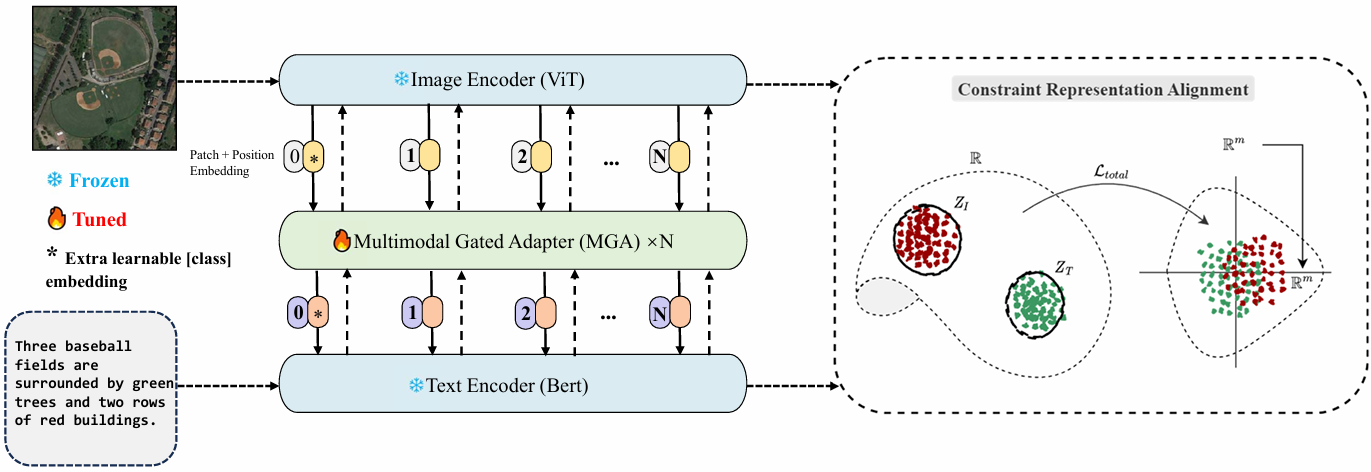
#> input picture assets/pipeline_harma.png, 1371 x 472 px
$ python -i randaugment.py   (imports and definitions only)
#> lines starting #> are read from the running program, lines starting #| are printed output that depends on the picture
#> further down, picture is the input picture: shape (472, 1371, 3); mean B, G, R 233.5, 234.9, 233.3
import cv2
import numpy as np
import warnings
# [1 line not run here, left out]


## aug functions
def identity_func(img):
    return img


def autocontrast_func(img, cutoff=0):
    '''
        same output as PIL.ImageOps.autocontrast
    '''
    n_bins = 256

    def tune_channel(ch):
        n = ch.size
#> n = 647112
        cut = cutoff * n // 100
#> cut = 0
        if cut == 0:
            high, low = ch.max(), ch.min()
#> high = 255; low = 0
        else:
            hist = cv2.calcHist([ch], [0], None, [n_bins], [0, n_bins])
            low = np.argwhere(np.cumsum(hist) > cut)
            low = 0 if low.shape[0] == 0 else low[0]
            high = np.argwhere(np.cumsum(hist[::-1]) > cut)
            high = n_bins - 1 if high.shape[0] == 0 else n_bins - 1 - high[0]
        if high <= low:
            table = np.arange(n_bins)
        else:
            scale = (n_bins - 1) / (high - low)
#> scale = 1
            offset = -low * scale
#> offset = 0
            table = np.arange(n_bins) * scale + offset
#> table = 256 values from 0 to 255
            table[table < 0] = 0
            table[table > n_bins - 1] = n_bins - 1
        table = table.clip(0, 255).astype(np.uint8)
        return table[ch]
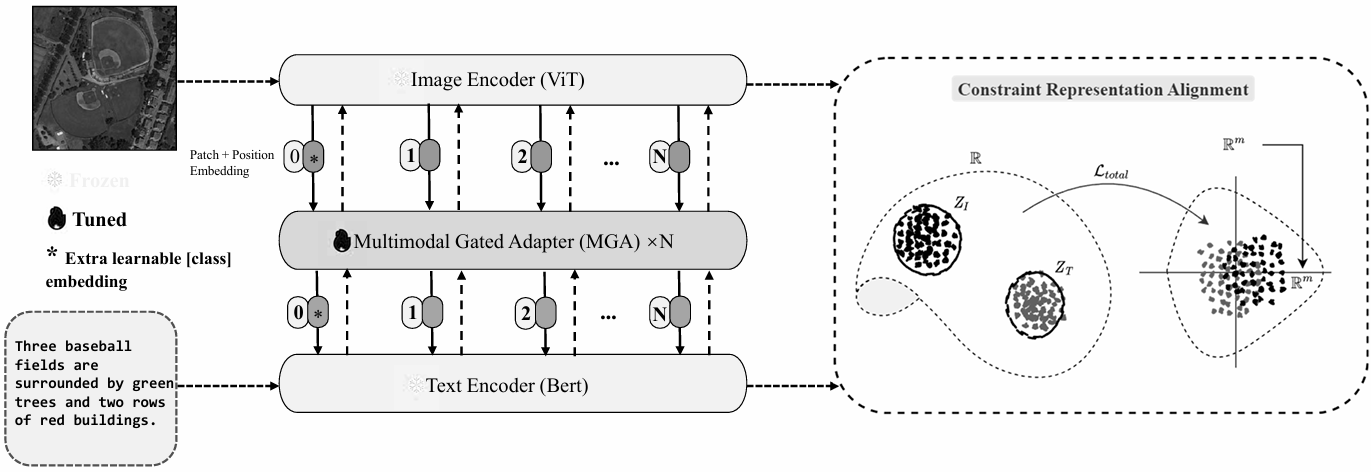
#> returned value: shape (472, 1371); min 0, max 255, mean 233.5

    channels = [tune_channel(ch) for ch in cv2.split(img)]
#> in tune_channel (call 2), `return table[ch]`:
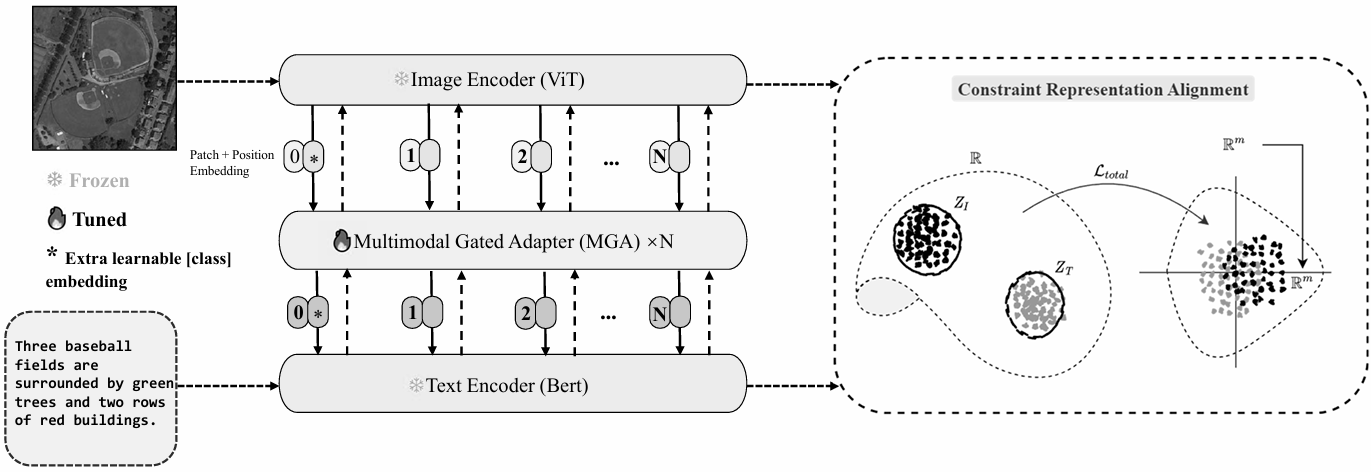
#> returned value: shape (472, 1371); min 0, max 255, mean 234.9
#> in tune_channel (call 3), `return table[ch]`:
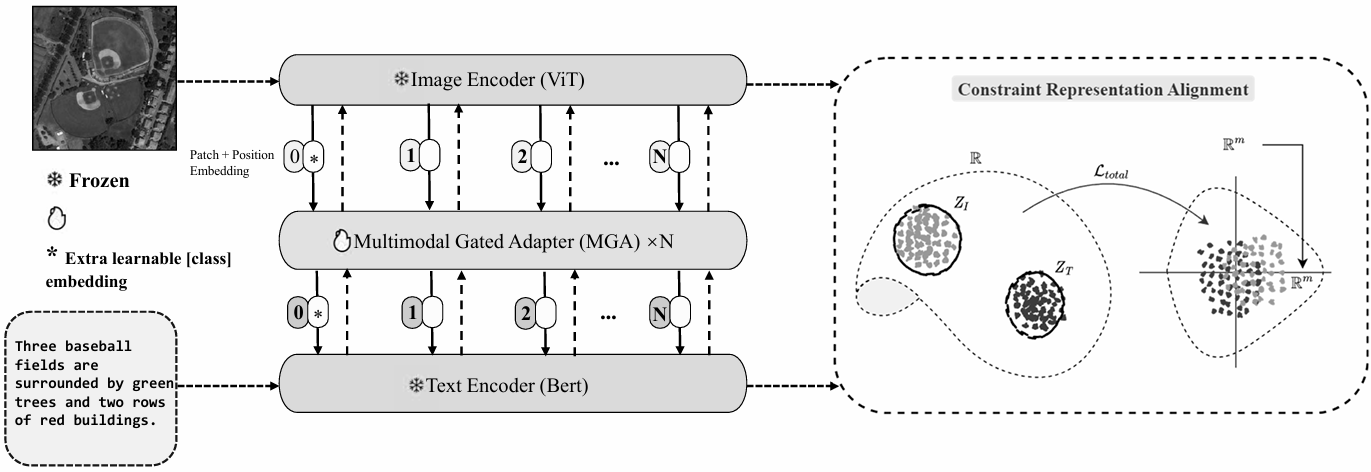
#> returned value: shape (472, 1371); min 0, max 255, mean 233.3
#> channels = 3 items
    out = cv2.merge(channels)
    return out


# [162 lines left out: functions equalize_func, rotate_func, solarize_func, color_func, contrast_func, brightness_func and 7 more, not called in this run]


### level to args
def enhance_level_to_args(MAX_LEVEL):
    def level_to_args(level):
        return ((level / MAX_LEVEL) * 1.8 + 0.1,)
    return level_to_args


def shear_level_to_args(MAX_LEVEL, replace_value):
    # [4 lines left out: function level_to_args, not called in this run]

    return level_to_args


def translate_level_to_args(translate_const, MAX_LEVEL, replace_value):
    # [4 lines left out: function level_to_args, not called in this run]

    return level_to_args


# [6 lines left out: function cutout_level_to_args, not called in this run]


def solarize_level_to_args(MAX_LEVEL):
    def level_to_args(level):
        level = int((level / MAX_LEVEL) * 256)
        return (level, )
    return level_to_args


def none_level_to_args(level):
    return ()


def posterize_level_to_args(MAX_LEVEL):
    def level_to_args(level):
        level = int((level / MAX_LEVEL) * 4)
        return (level, )
    return level_to_args


def rotate_level_to_args(MAX_LEVEL, replace_value):
    # [5 lines left out: function level_to_args, not called in this run]

    return level_to_args


func_dict = {
    'Identity': identity_func,
    'AutoContrast': autocontrast_func,
    'Equalize': equalize_func,
    'Rotate': rotate_func,
    'Solarize': solarize_func,
    'Color': color_func,
    'Contrast': contrast_func,
    'Brightness': brightness_func,
    'Sharpness': sharpness_func,
    'ShearX': shear_x_func,
    'TranslateX': translate_x_func,
    'TranslateY': translate_y_func,
    'Posterize': posterize_func,
    'ShearY': shear_y_func,
}

translate_const = 10
MAX_LEVEL = 10
replace_value = (128, 128, 128)
arg_dict = {
    'Identity': none_level_to_args,
    'AutoContrast': none_level_to_args,
    'Equalize': none_level_to_args,
    'Rotate': rotate_level_to_args(MAX_LEVEL, replace_value),
    'Solarize': solarize_level_to_args(MAX_LEVEL),
    'Color': enhance_level_to_args(MAX_LEVEL),
    'Contrast': enhance_level_to_args(MAX_LEVEL),
    'Brightness': enhance_level_to_args(MAX_LEVEL),
    'Sharpness': enhance_level_to_args(MAX_LEVEL),
    'ShearX': shear_level_to_args(MAX_LEVEL, replace_value),
    'TranslateX': translate_level_to_args(
        translate_const, MAX_LEVEL, replace_value
    ),
    'TranslateY': translate_level_to_args(
        translate_const, MAX_LEVEL, replace_value
    ),
    'Posterize': posterize_level_to_args(MAX_LEVEL),
    'ShearY': shear_level_to_args(MAX_LEVEL, replace_value),
}


class RandomAugment(object):

    # [8 lines left out: function __init__, not called in this run]

    def get_random_ops(self):
        sampled_ops = np.random.choice(self.augs, self.N)
        return [(op, 0.5, self.M) for op in sampled_ops]

    # [10 lines left out: function __call__, not called in this run]


# [4 lines not run here, left out]

>>> import cv2
>>> picture = cv2.imread('../assets/pipeline_harma.png')
>>> result = autocontrast_func(picture)
